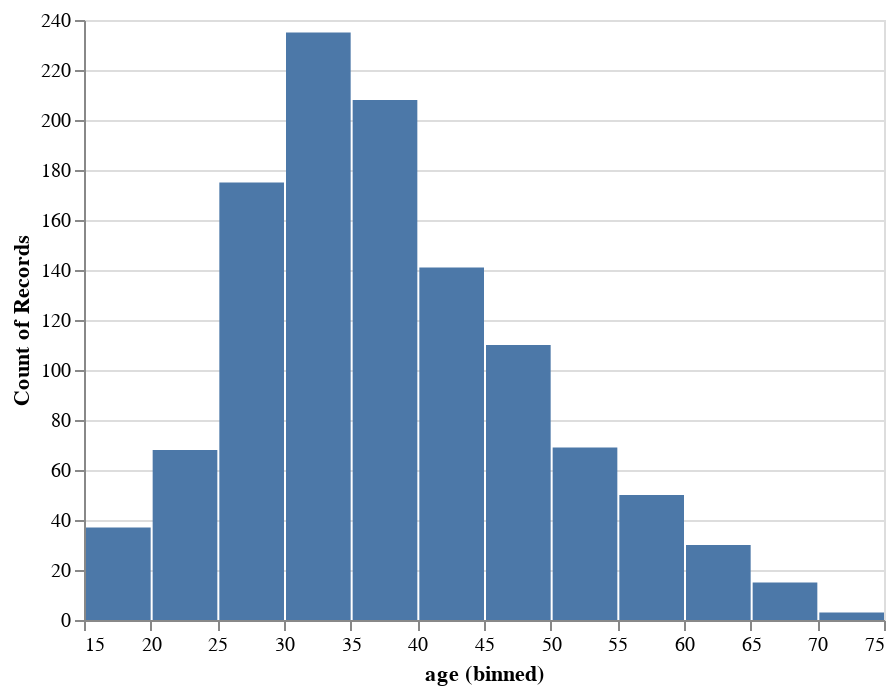

Notebook cell for this chart:
### Markdown cell above
We can use the `alt.X()` and `alt.Y()` arguments in the `encode` function to provide more control over how we would the plot to look. For example, if we wanted to change the number of bins, we can use the `bin=alt.Bin(maxbins=..)` in `alt.X()` to set a value for the number of bins. Let's change the number of bins from the default to `50` by `bin=alt.Bin(maxbins=50)`.

### Code cell
# set the number of bins to 50

alt.Chart(male_runners).mark_bar().encode(
    x=alt.X('age', bin=alt.Bin(maxbins=25)),
    y='count()'
)

### Figure 1 — Vega-Lite specification as saved in the notebook (floating-point values rounded to 4 significant figures; data arrays with more than 128 entries replaced by an {"elided": "..."} marker saying what was removed)
{"config": {"view": {"continuousWidth": 400, "continuousHeight": 300}}, "data": {"name": "data-53b61f080de2773e6b97f76141f68852"}, "mark": "bar", "encoding": {"x": {"type": "quantitative", "bin": {"maxbins": 25}, "field": "age"}, "y": {"type": "quantitative", "aggregate": "count"}}, "$schema": "https://vega.github.io/schema/vega-lite/v4.8.1.json", "datasets": {"data-53b61f080de2773e6b97f76141f68852": {"elided": "1141 records"}}}
